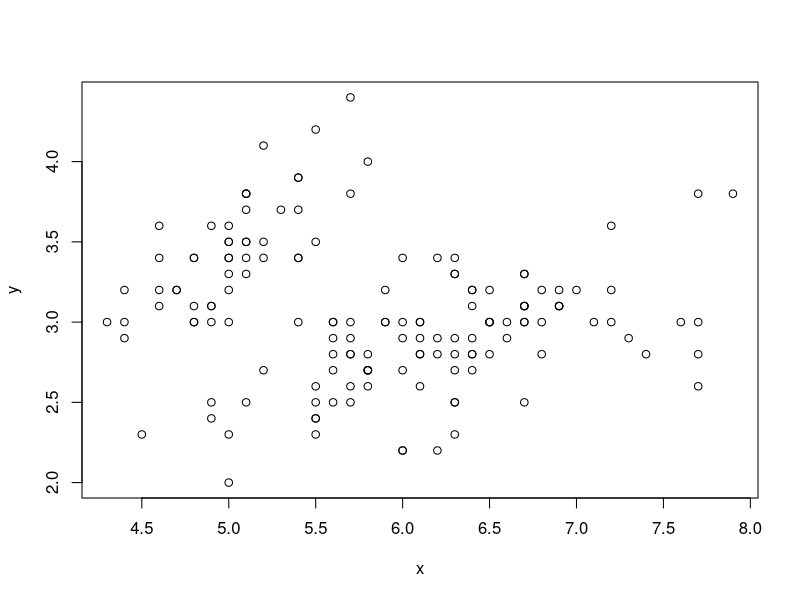
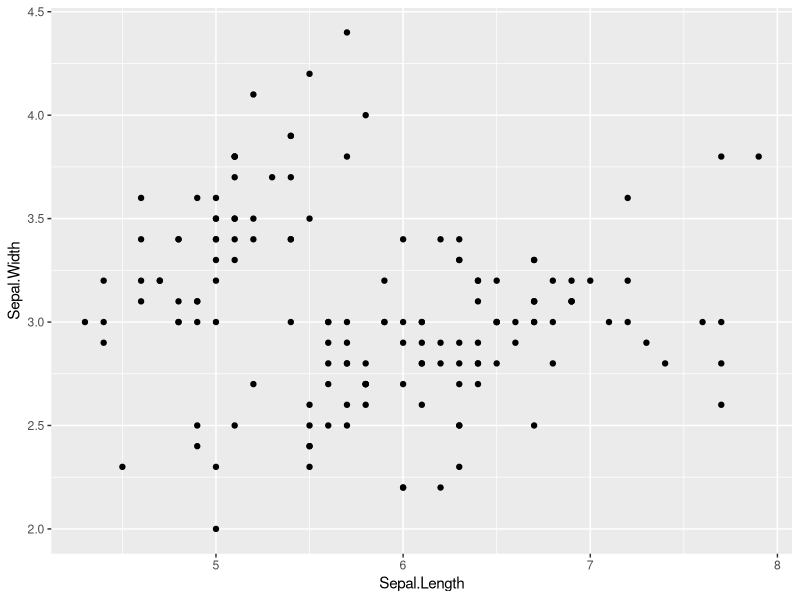
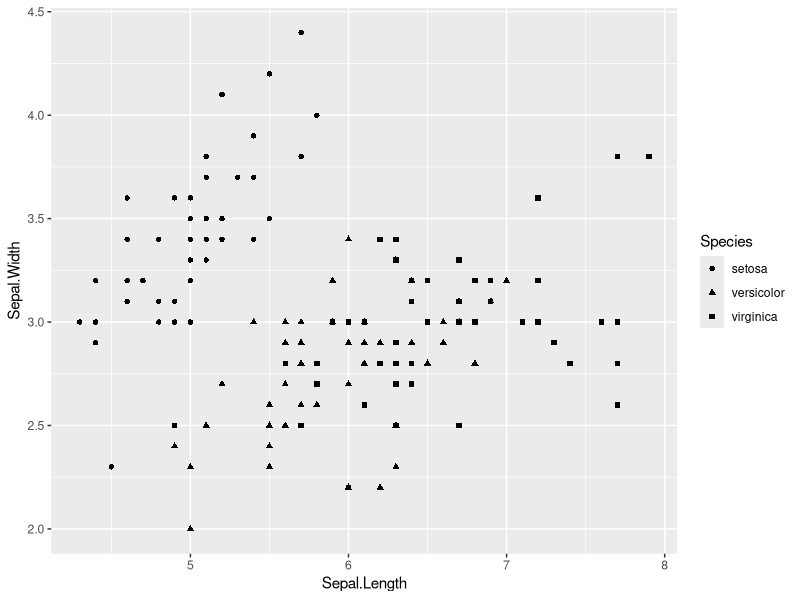
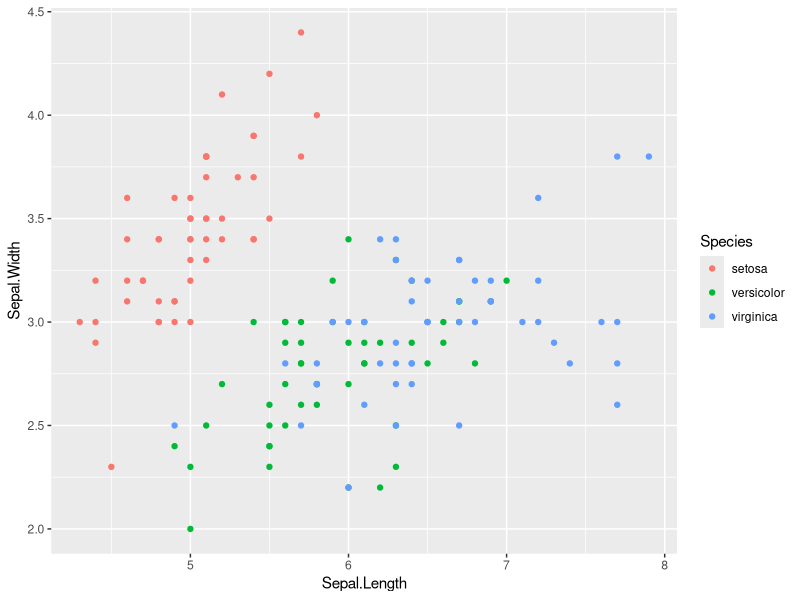
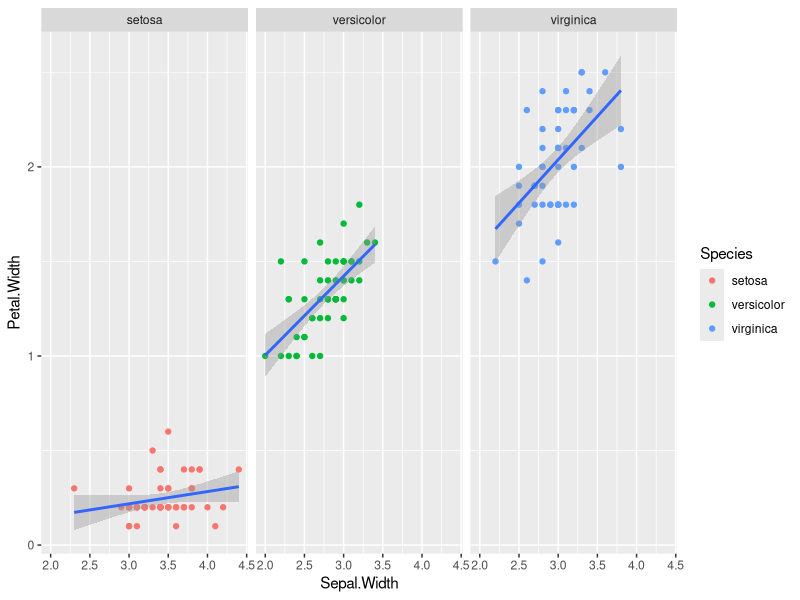

These charts were generated, in order, by the following R code:
####################
# Install Rstudio (free)
# coding in R
# (comments in R are demarked with #)
## I like to use 2 ##
####################

# use control+enter to send commands 
# to the command prompt
data(iris)
dim(iris)
head(iris)

class(iris)
iris$Sepal.Length
iris[, 'Sepal.Length'] ## case sensitive
iris[, 1]

x = iris$Sepal.Length
y = iris$Sepal.Width
?plot

## plotting in "base R"
plot(x,y)
head(iris)

## use instead a package ggplot2
## grammar of graphics
## uses geometric primitives
## "aesthetic mappings" describe how data is mapped
## to these visual channels for geometric primitives
#install.packages('ggplot2')
library(ggplot2)
?ggplot
ggplot(data=iris, mapping=aes(x = Sepal.Length,
                              y = Sepal.Width)) +
  geom_point()

ggplot(data=iris, mapping=aes(x = Sepal.Length,
                              y = Sepal.Width)) +
  geom_point(mapping=aes(shape=Species))

ggplot(data=iris, mapping=aes(x = Sepal.Length,
                              y = Sepal.Width)) +
  geom_point(mapping=aes(col=Species))

## if you get ahead, try tinkering around
## come back together as a class and share what we found
## google around ggplot2 cheat sheets
colnames(iris)
ggplot(data=iris, mapping=aes(x = Sepal.Width,
                              y = Petal.Width)) +
  geom_point(mapping=aes(col=Species)) +
  facet_grid(. ~ Species) +
  geom_smooth(method='lm')


